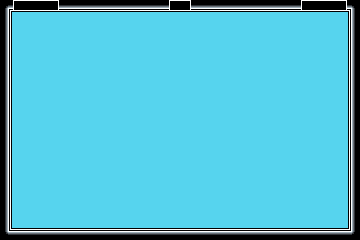

Rendered tile map (Tiled .tmx) drawn with the repository's tilesets; below, a short description and the full map source, tile grids included:
An orthogonal 30x20 tile map with 12x12 px tiles, 3 tile layers (Background, Map, Objects), 2 tilesets.

<map version="1.10" tiledversion="1.11.0" orientation="orthogonal" renderorder="right-up" width="30" height="20" tilewidth="12" tileheight="12" infinite="0" nextlayerid="4" nextobjectid="1">
 <tileset firstgid="1" source="maps/Walls.tsx" />
 <tileset firstgid="121" source="maps/Objects.tsx" />
 <layer id="3" name="Background" width="30" height="20">
  <data encoding="csv">
53,53,53,53,53,53,53,53,53,53,53,53,53,53,53,53,53,53,53,53,53,53,53,53,53,53,53,53,53,53,
53,53,53,53,53,53,53,53,53,53,53,53,53,53,53,53,53,53,53,53,53,53,53,53,53,53,53,53,53,53,
53,53,53,53,53,53,53,53,53,53,53,53,53,53,53,53,53,53,53,53,53,53,53,53,53,53,53,53,53,53,
53,53,53,53,53,53,53,53,53,53,53,53,53,53,53,53,53,53,53,53,53,53,53,53,53,53,53,53,53,53,
53,53,53,53,53,53,53,53,53,53,53,53,53,53,53,53,53,53,53,53,53,53,53,53,53,53,53,53,53,53,
53,53,53,53,53,53,53,53,53,53,53,53,53,53,53,53,53,53,53,53,53,53,53,53,53,53,53,53,53,53,
53,53,53,53,53,53,53,53,53,53,53,53,53,53,53,53,53,53,53,53,53,53,53,53,53,53,53,53,53,53,
53,53,53,53,53,53,53,53,53,53,53,53,53,53,53,53,53,53,53,53,53,53,53,53,53,53,53,53,53,53,
53,53,53,53,53,53,53,53,53,53,53,53,53,53,53,53,53,53,53,53,53,53,53,53,53,53,53,53,53,53,
53,53,53,53,53,53,53,53,53,53,53,53,53,53,53,53,53,53,53,53,53,53,53,53,53,53,53,53,53,53,
53,53,53,53,53,53,53,53,53,53,53,53,53,53,53,53,53,53,53,53,53,53,53,53,53,53,53,53,53,53,
53,53,53,53,53,53,53,53,53,53,53,53,53,53,53,53,53,53,53,53,53,53,53,53,53,53,53,53,53,53,
53,53,53,53,53,53,53,53,53,53,53,53,53,53,53,53,53,53,53,53,53,53,53,53,53,53,53,53,53,53,
53,53,53,53,53,53,53,53,53,53,53,53,53,53,53,53,53,53,53,53,53,53,53,53,53,53,53,53,53,53,
53,53,53,53,53,53,53,53,53,53,53,53,53,53,53,53,53,53,53,53,53,53,53,53,53,53,53,53,53,53,
53,53,53,53,53,53,53,53,53,53,53,53,53,53,53,53,53,53,53,53,53,53,53,53,53,53,53,53,53,53,
53,53,53,53,53,53,53,53,53,53,53,53,53,53,53,53,53,53,53,53,53,53,53,53,53,53,53,53,53,53,
53,53,53,53,53,53,53,53,53,53,53,53,53,53,53,53,53,53,53,53,53,53,53,53,53,53,53,53,53,53,
53,53,53,53,53,53,53,53,53,53,53,53,53,53,53,53,53,53,53,53,53,53,53,53,53,53,53,53,53,53,
53,53,53,53,53,53,53,53,53,53,53,53,53,53,53,53,53,53,53,53,53,53,53,53,53,53,53,53,53,53
</data>
 </layer>
 <layer id="1" name="Map" width="30" height="20">
  <data encoding="csv">
54,81,82,82,83,55,55,55,55,55,55,55,55,55,81,83,55,55,55,55,55,55,55,55,55,81,82,82,83,56,
66,0,0,0,0,0,0,0,0,0,0,0,0,0,0,0,0,0,0,0,0,0,0,0,0,0,0,0,0,68,
66,0,0,0,0,0,0,0,0,0,0,0,0,0,0,0,0,0,0,0,0,0,0,0,0,0,0,0,0,68,
66,0,0,0,0,0,0,0,0,0,0,0,0,0,0,0,0,0,0,0,0,0,0,0,0,0,0,0,0,68,
66,0,0,0,0,0,0,0,0,0,0,0,0,0,0,0,0,0,0,0,0,0,0,0,0,0,0,0,0,68,
66,0,0,0,0,0,0,0,0,0,0,0,0,0,0,0,0,0,0,0,0,0,0,0,0,0,0,0,0,68,
66,0,0,0,0,0,0,0,0,0,0,0,0,0,0,0,0,0,0,0,0,0,0,0,0,0,0,0,0,68,
66,0,0,0,0,0,0,0,0,0,0,0,0,0,0,0,0,0,0,0,0,0,0,0,0,0,0,0,0,68,
66,0,0,0,0,0,0,0,0,0,0,0,0,0,0,0,0,0,0,0,0,0,0,0,0,0,0,0,0,68,
66,0,0,0,0,0,0,0,0,0,0,0,0,0,0,0,0,0,0,0,0,0,0,0,0,0,0,0,0,68,
66,0,0,0,0,0,0,0,0,0,0,0,0,0,0,0,0,0,0,0,0,0,0,0,0,0,0,0,0,68,
66,0,0,0,0,0,0,0,0,0,0,0,0,0,0,0,0,0,0,0,0,0,0,0,0,0,0,0,0,68,
66,0,0,0,0,0,0,0,0,0,0,0,0,0,0,0,0,0,0,0,0,0,0,0,0,0,0,0,0,68,
66,0,0,0,0,0,0,0,0,0,0,0,0,0,0,0,0,0,0,0,0,0,0,0,0,0,0,0,0,68,
66,0,0,0,0,0,0,0,0,0,0,0,0,0,0,0,0,0,0,0,0,0,0,0,0,0,0,0,0,68,
66,0,0,0,0,0,0,0,0,0,0,0,0,0,0,0,0,0,0,0,0,0,0,0,0,0,0,0,0,68,
66,0,0,0,0,0,0,0,0,0,0,0,0,0,0,0,0,0,0,0,0,0,0,0,0,0,0,0,0,68,
66,0,0,0,0,0,0,0,0,0,0,0,0,0,0,0,0,0,0,0,0,0,0,0,0,0,0,0,0,68,
66,0,0,0,0,0,0,0,0,0,0,0,0,0,0,0,0,0,0,0,0,0,0,0,0,0,0,0,0,68,
78,79,79,79,79,79,79,79,79,79,79,79,79,79,79,79,79,79,79,79,79,79,79,79,79,79,79,79,79,80
</data>
 </layer>
 <layer id="2" name="Objects" width="30" height="20">
  <data encoding="csv">
0,0,0,0,0,0,0,0,0,0,0,0,0,0,0,0,0,0,0,0,0,0,0,0,0,0,0,0,0,0,
0,0,0,0,0,0,0,0,0,0,0,0,0,0,0,0,0,0,0,0,0,0,0,0,0,0,0,0,0,0,
0,0,0,0,0,0,0,0,0,0,0,0,0,0,0,0,0,0,0,0,0,0,0,0,0,0,0,0,0,0,
0,0,0,0,0,0,0,0,0,0,0,0,0,0,0,0,0,0,0,0,0,0,0,0,0,0,0,0,0,0,
0,0,0,0,0,0,0,0,0,0,0,0,0,0,0,0,0,0,0,0,0,0,0,0,0,0,0,0,0,0,
0,0,0,0,0,0,0,0,0,0,0,0,0,0,0,0,0,0,0,0,0,0,0,0,0,0,0,0,0,0,
0,0,0,0,0,0,0,0,0,0,0,0,0,0,0,0,0,0,0,0,0,0,0,0,0,0,0,0,0,0,
0,0,0,0,0,0,0,0,0,0,0,0,0,0,0,0,0,0,0,0,0,0,0,0,0,0,0,0,0,0,
0,0,0,0,0,0,0,0,0,0,0,0,0,0,0,0,0,0,0,0,0,0,0,0,0,0,0,0,0,0,
0,0,0,0,0,0,0,0,0,0,0,0,0,0,0,0,0,0,0,0,0,0,0,0,0,0,0,0,0,0,
0,0,0,0,0,0,0,0,0,0,0,0,0,0,0,0,0,0,0,0,0,0,0,0,0,0,0,0,0,0,
0,0,0,0,0,0,0,0,0,0,0,0,0,0,0,0,0,0,0,0,0,0,0,0,0,0,0,0,0,0,
0,0,0,0,0,0,0,0,0,0,0,0,0,0,0,0,0,0,0,0,0,0,0,0,0,0,0,0,0,0,
0,0,0,0,0,0,0,0,0,0,0,0,0,0,0,0,0,0,0,0,0,0,0,0,0,0,0,0,0,0,
0,0,0,0,0,0,0,0,0,0,0,0,0,0,0,0,0,0,0,0,0,0,0,0,0,0,0,0,0,0,
0,0,0,0,0,0,0,0,0,0,0,0,0,0,0,0,0,0,0,0,0,0,0,0,0,0,0,0,0,0,
0,0,0,0,0,0,0,0,0,0,0,0,0,0,0,0,0,0,0,0,0,0,0,0,0,0,0,0,0,0,
0,0,0,0,0,0,0,0,0,0,0,0,0,0,0,0,0,0,0,0,0,0,0,0,0,0,0,0,0,0,
0,0,0,0,0,0,0,0,0,0,0,0,0,0,0,0,0,0,0,0,0,0,0,0,0,0,0,0,0,0,
0,0,0,0,0,0,0,0,0,0,0,0,0,0,0,0,0,0,0,0,0,0,0,0,0,0,0,0,0,0
</data>
 </layer>
</map>